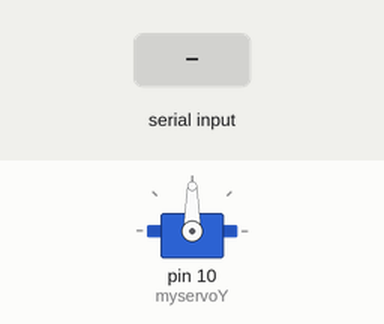
Recording of a sketch running on a simulated Arduino Uno, built with avr-gcc and run on an emulated ATmega328P. Parts: servo. Inputs (shaded band) come from the test bench.

Above: at 1.2 s.
1.3 s: "1\n" received over Serial
At 2.6 s:
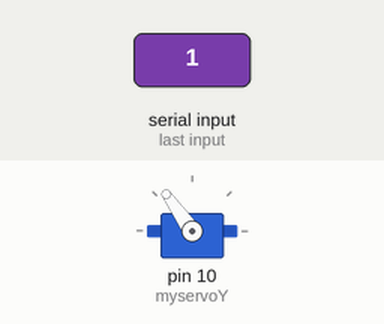
3.8 s: "2\n" received over Serial
At 5.6 s:
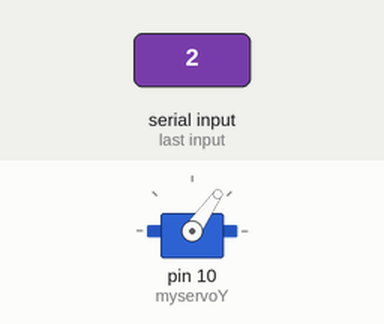
6.2 s: "1,90\n" received over Serial
At 7.5 s:
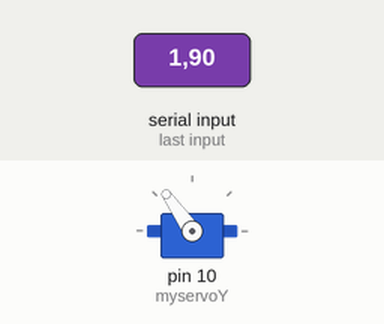
Timing chart, 0 to 9.2 s (numbered marks = the images above; inputs shaded):
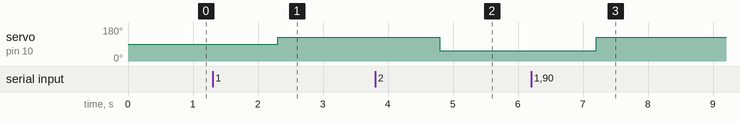

The sketch:

switch.ino
```cpp
#include<Servo.h>
Servo myservoY; // Roll
String myString;
int incomingByte=0;
void setup() {

    myservoY.attach(10); // Attach Y servo to pin 9
  // put your setup code here, to run once:
Serial.begin(115200);
myservoY.write(90);
/*myString=Serial.read();
if(myString==1)
{
  myservoY.write(180);
}
else if(myString==2)
{
  myservoY.write(0);
}*/
}

void loop() {
  if (Serial.available() > 0) /*{
                // read the incoming byte:
                incomingByte = Serial.read();

                // say what you got:
                Serial.print("I received: ");
                Serial.println(incomingByte);
        }*/
        {
          myString=Serial.readString();
if(abs(myString.toInt())==1)
{
 myservoY.write(125);
}
else if(abs(myString.toInt())==2)
{
  myservoY.write(55);
}
        }

}
```

Measured:
- after the input at 1.3 s, servo on pin 10 (myservoY): 90° → 125° after 1.0 s
- after the input at 3.8 s, servo on pin 10 (myservoY): 125° → 55° after 1.0 s
- after the input at 6.2 s, servo on pin 10 (myservoY): 55° → 125° after 1.0 s
